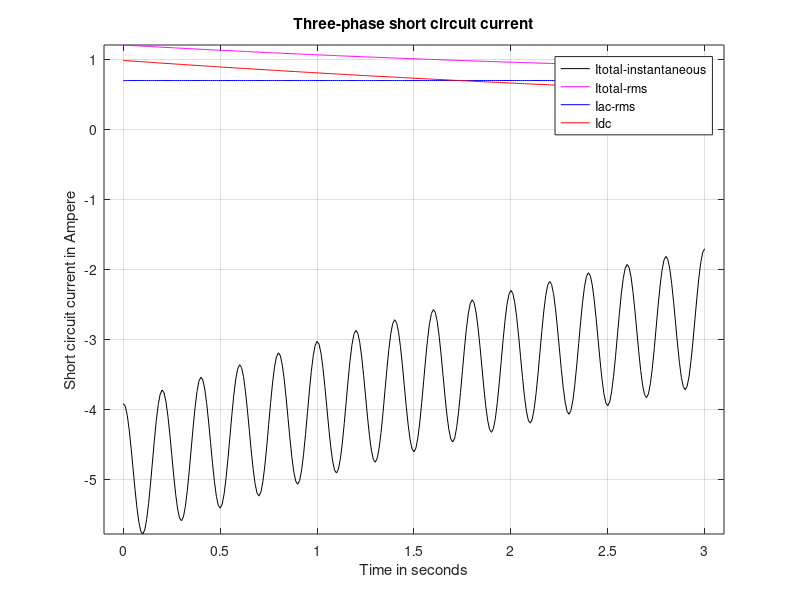

MATLAB code to generate this figure:
%% This script calculate and visualize a Three-Phase unloaded Generator bolted short circuit current. 

%% Brief explanation:
% The ac fault current in a synchronous machine can be modeled by the
% series R–L circuit if a time-varying inductance L(t) or reactance
% X(t) = w*L(t) is employed. In standard machine theory texts, the 
% following reactances are defined:
% X''d = direct axis subtransient reactance ; T''d: direct axis short circuit subtransient time constant
% X'd = direct axis transient reactance ; T’d: direct axis short circuit transient time constant
% Xa = direct axis synchronous reactance ; Ta: Armature short circuit time constant
% where X''d < X'd < Xd . The subscript d refers to the direct axis.
% There are similar quadrature axis reactances X''q, Xq, and Xq. 
% However, if the armature resistance is small, the quadrature axis reactances 
% do not significantly affect the short-circuit current. 
%--------------------------------------------------------------------------------------------
function threephasesc
%% The inputs to the function are:

% S which is the base apparent power in VA
% Ug is the Voltage in V
% percentageEg is the generator percentage operating voltage. For example:
% if The generator is operating at 5% above rated voltage, then
% percentageEg = 0.05, if the generator is operating at the rated voltage
% then percentageEg = 0 .
% f: working frequency in hertz
% Xsecond(x''d): direct axis subtransient reactance in p.u
% Xprime(x'd): direct axis transient reactance in p.u
% Xd(xd): direct axis synchronous reactance in p.u
% Tsecond(T''d): direct axis short circuit subtransient time constant in
% seconds
% Tprime(T'd): direct axis short circuit transient time constant in seconds
% Ta(Ta): Armature short circuit time constant in seconds

% Assumptions:
% We neglect the effect of q axis due that they don't significantly affect 
% the short circuit current as explained before.
% We assume maximum dc offset to obtain the worst short circuit case

%% Example (Typical input problems)
% A 500-MVA 20-kV, 60-Hz synchronous generator with reactances X”d= 0.15 p.u.,
% X’d=0.24 p.u.; Xd =1.1 p.u. and time constants T”d=0.035s, T’d=2s, TA=0.20 s. 

% The generator is operating at 5% above rated voltage and at no-load when a bolted 
% three-phase short circuit occurs on the load side of the breaker.

% Thus, you call the function like this:
% threephasesc(500000000,20000,0.05,60,0.15,0.24,1.1,0.035,2,0.2)
%-----------------------------------------------------------------------------------------------------

S = input('Please enter the Generator apparent power S  in VA: ');
Ug = input('Please enter the Generator rated voltage V in Volt: ');
percentageEg = input('if working voltage is,for example, 5% above rated voltage, enter 0.05, if at rated voltage enter 0: ');
f = input('Please enter the Generator working frequency: ');
Xsecond = input('Please enter Xsecond (subtransient reactance) of the Generator in ohm: ');
Tsecond = input('Please enter Tsecond (subtransient Time constant) of the Generator in seconds: ');
Xprime = input('Please enter Xprime (transient reactance) of the Generator in ohm: ');
Tprime = input('Please enter Tprime (transient Time constant) of the Generator in seconds: ');
Xd = input('Please enter X (steady-state reactance) of the Generator in ohm: ');
Ta = input('Please enter Ta (steady-state Time constant) of the Generator in seconds: ');

t= 0:0.01:3; % You can change the time limit 
              % number whenever you want, just change the 
              % time end value ( 3 in this
              % example)
              
w = 2*pi*f;
Ibase = S/(sqrt(3) * Ug);
Eg = 1 + percentageEg;

Ish = zeros(1,length(t));
Iac_rms = zeros(1,length(t));
Idc_offset = zeros(1,length(t));
Ish_rms = zeros(1,length(t));
for i = 1:length(t)
    Ish(i) = sqrt(2) * Eg * ((1/Xsecond - 1/Xprime) * exp(-t(i)/Tsecond) + (1/Xprime - 1/Xd) ...
        * exp( -t(i)/Tprime) + 1/Xd) * cos(w*t(i)) - sqrt(2) * Eg * exp( -t(i)/Ta);
    Ish(i) = Ish(i) * Ibase;
    Iac_rms(i) = Eg * ((1/Xsecond - 1/Xprime) *exp(-t(i)/Tsecond) + (1/Xprime - 1/Xd) * exp(-t(i)/Tprime) + 1/Xd);
    Iac_rms(i) = Iac_rms(i) * Ibase;
    Idc_offset(i) = sqrt(2) * (Eg / Xsecond) * exp(-t(i)/Ta);
    Idc_offset(i) = Idc_offset(i) * Ibase;
    Ish_rms(i) = sqrt(Iac_rms(i)^2 + Idc_offset(i)^2);
end

plot(t,Ish,'k')
hold on
plot(t,Ish_rms,'m')
plot(t,Iac_rms,'b')
plot(t,Idc_offset,'r')
legend('Itotal-instantaneous','Itotal-rms','Iac-rms','Idc')
xlabel('Time in seconds')
ylabel('Short circuit current in Ampere')
title('Three-phase short circuit current')
grid on
xx = t(end) +0.1;
axis([-0.1 xx min(Ish(:)) max(Ish_rms(1))])


